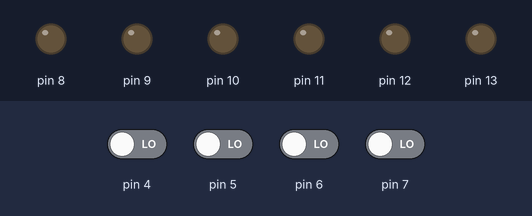
A sketch run on a simulated Arduino Uno, built with avr-gcc and run on an emulated ATmega328P. Parts: output pins drawn as LEDs (lit = HIGH). Dashed ring = blinking. Inputs (shaded band) come from the test bench; at power-on: pin 4–7 LOW. Random numbers use the default seed unless the sketch sets one.

Above: at 1.2 s.
1.3 s: pin 4 driven HIGH
At 1.4 s:
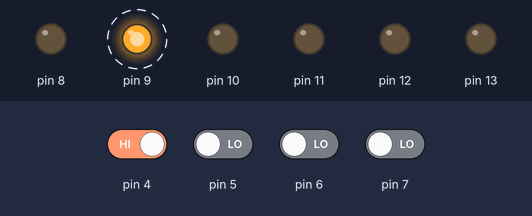
At 1.8 s:
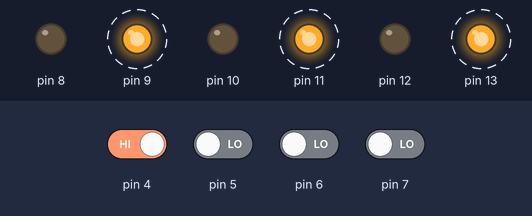
4.3 s: pin 5 driven HIGH
5.8 s: pin 4 driven LOW
At 5.9 s:
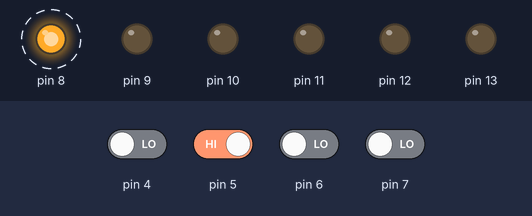
8.8 s: pin 5 driven LOW
10.3 s: pin 6 driven HIGH
At 10.55 s:
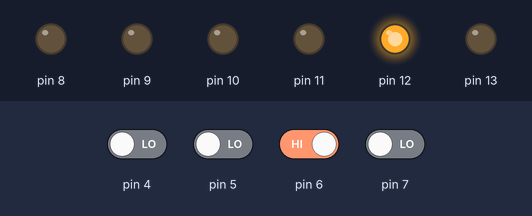
13.3 s: pin 6 driven LOW
Timing chart, 0 to 16.3 s (numbered marks = the images above; inputs shaded):
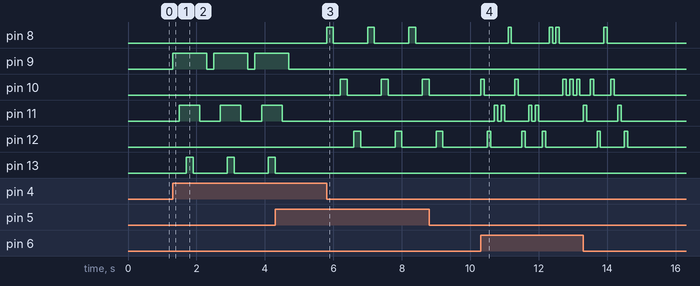

The sketch:

Laboratorio1.ino
```cpp
/*
*
*Nombre: Laboratorio #1
*Fecha : 30/10/2018
*Tema:   Puertos Entrada/Salida
*/
int cont = 0;
void setup()
{
  for(int i = 0; i < 6; i ++){
    pinMode(i+8, OUTPUT);
    }
  for(int i = 0; i < 5; i ++){
    pinMode(i+3, INPUT);
    }
}
void loop()
{
  int opciones = 0;
  for(int i = 0 ; i < 4 ; i ++){
    opciones += digitalRead(i+4) ==HIGH ? i+4:0;
    }

  switch (opciones){
    case 4:
      juego1();
      break;
    case 5:
      juego2();
      break;
    case 6:
      juego3();
      break;
    case 7:
      contador();
      break;
    default:
      apagar();
      break;
    }

}
void contador(){
  imprimirBinario();
  if(digitalRead(3)){
      delay(250);
      cont = cont == 31 ? 0 : cont+1;
      imprimirBinario();
    }
  }
void imprimirBinario(){
  int aux = cont ;
  for (int j = 0 ; j < 6 ; j ++){
      digitalWrite(13-j,aux%2);
      aux/=2;
    }
  }
void apagar(){
  for(int i = 0; i < 6; i++)
    digitalWrite(8+i,LOW);
  }
void juego1(){
  for(int i = 0 ; i <= 2; i++){
    digitalWrite(i*2+9,HIGH);
    delay(200);
    }
  for(int i = 2 ; i >= 0; i--){
    digitalWrite(i*2+9,LOW);
    delay(200);
    }
  }

void juego2(){
  for(int i = 0 ; i <=2; i++){
    digitalWrite(i*2+8,HIGH);
    delay(200);
    digitalWrite(i*2+8,LOW);
    delay(200);
    }
  }
void juego3(){
  for(int i = 0 ; i <=10; i++){
    int port = random(8,13);
    digitalWrite(port,HIGH);
    delay(100);
    digitalWrite(port,LOW);
    delay(100);
    }
  }
```

Measured:
- after the input at 1.3 s, pin 9: alternates HIGH for 1.0 s and LOW for 0.20 s, starting at once; pin 11: alternates HIGH for 0.60 s and LOW for 0.60 s, starting after 0.20 s; pin 13: alternates HIGH for 0.20 s and LOW for 1.0 s, starting after 0.40 s
- after the input at 5.8 s, pin 8: alternates HIGH for 0.20 s and LOW for 1.0 s, starting at once; pin 10: alternates HIGH for 0.20 s and LOW for 1.0 s, starting after 0.40 s; pin 12: alternates HIGH for 0.20 s and LOW for 1.0 s, starting after 0.80 s
- after the input at 10.3 s, pin 8: goes HIGH 0.10 s, LOW 1.1 s, HIGH 0.10 s, LOW 0.10 s, HIGH 0.10 s, then LOW, starting after 0.80 s; pin 10: LOW → HIGH at once, → LOW 0.10 s later, → HIGH 0.90 s later, → LOW 0.10 s later, … (10 changes in this stretch)
